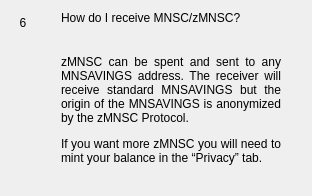
                  <widget class="QWidget" name="widgetFaq6" native="true">
                   <layout class="QHBoxLayout" name="horizontalpage_6" stretch="0,1">
                    <item alignment="Qt::AlignTop">
                     <widget class="QLabel" name="labelNumber6">
                      <property name="minimumSize">
                       <size>
                        <width>24</width>
                        <height>24</height>
                       </size>
                      </property>
                      <property name="maximumSize">
                       <size>
                        <width>16777215</width>
                        <height>24</height>
                       </size>
                      </property>
                      <property name="text">
                       <string>6</string>
                      </property>
                      <property name="alignment">
                       <set>Qt::AlignCenter</set>
                      </property>
                     </widget>
                    </item>
                    <item>
                     <layout class="QVBoxLayout" name="verticalLayoutpage_6">
                      <property name="spacing">
                       <number>0</number>
                      </property>
                      <property name="leftMargin">
                       <number>20</number>
                      </property>
                      <property name="rightMargin">
                       <number>20</number>
                      </property>
                      <item>
                       <widget class="QLabel" name="labelSubtitle6">
                        <property name="text">
                         <string>How do I receive MNSC/zMNSC?</string>
                        </property>
                        <property name="wordWrap">
                         <bool>true</bool>
                        </property>
                       </widget>
                      </item>
                      <item>
                       <spacer name="verticalSpacer_60">
                        <property name="orientation">
                         <enum>Qt::Vertical</enum>
                        </property>
                        <property name="sizeType">
                         <enum>QSizePolicy::Fixed</enum>
                        </property>
                        <property name="sizeHint" stdset="0">
                         <size>
                          <width>20</width>
                          <height>30</height>
                         </size>
                        </property>
                       </spacer>
                      </item>
                      <item>
                       <widget class="QLabel" name="labelContent6">
                        <property name="text">
                         <string>
                           &lt;html&gt;&lt;head/&gt;&lt;body&gt;&lt;p align=&quot;justify&quot;&gt;
                           zMNSC can be spent and sent to any MNSAVINGS address. The receiver will
                           receive standard MNSAVINGS but the origin of the MNSAVINGS is anonymized by the zMNSC Protocol.
                           &lt;/p&gt;&lt;p align=&quot;justify&quot;&gt;
                           If you want more zMNSC you will need to mint your balance in the “Privacy” tab.
                           &lt;/p&gt;&lt;/body&gt;&lt;/html&gt;
                         </string>
                        </property>
                        <property name="alignment">
                         <set>Qt::AlignLeading|Qt::AlignLeft|Qt::AlignTop</set>
                        </property>
                        <property name="wordWrap">
                         <bool>true</bool>
                        </property>
                       </widget>
                      </item>
                      <item>
                       <spacer name="verticalSpacer_61">
                        <property name="orientation">
                         <enum>Qt::Vertical</enum>
                        </property>
                        <property name="sizeHint" stdset="0">
                         <size>
                          <width>20</width>
                          <height>20</height>
                         </size>
                        </property>
                       </spacer>
                      </item>
                     </layout>
                    </item>
                   </layout>
                  </widget>
